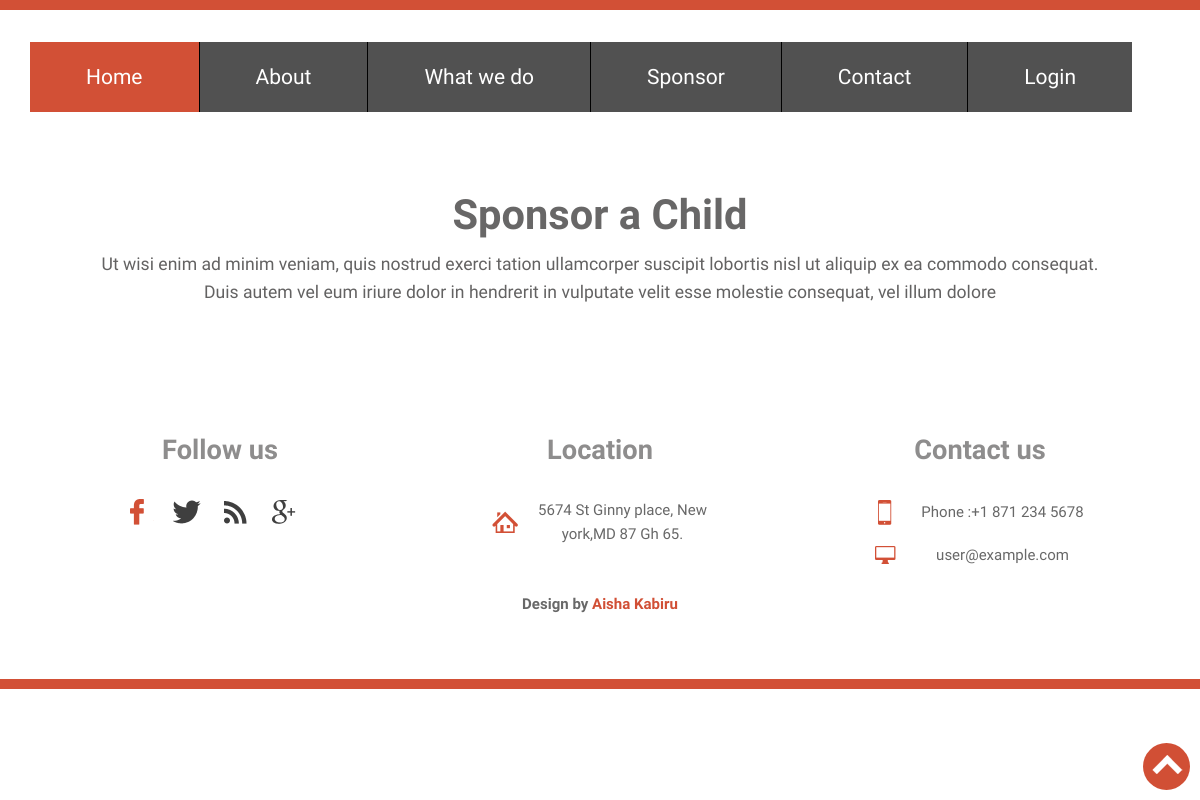
Page /sponsor.php on the earlier database version.
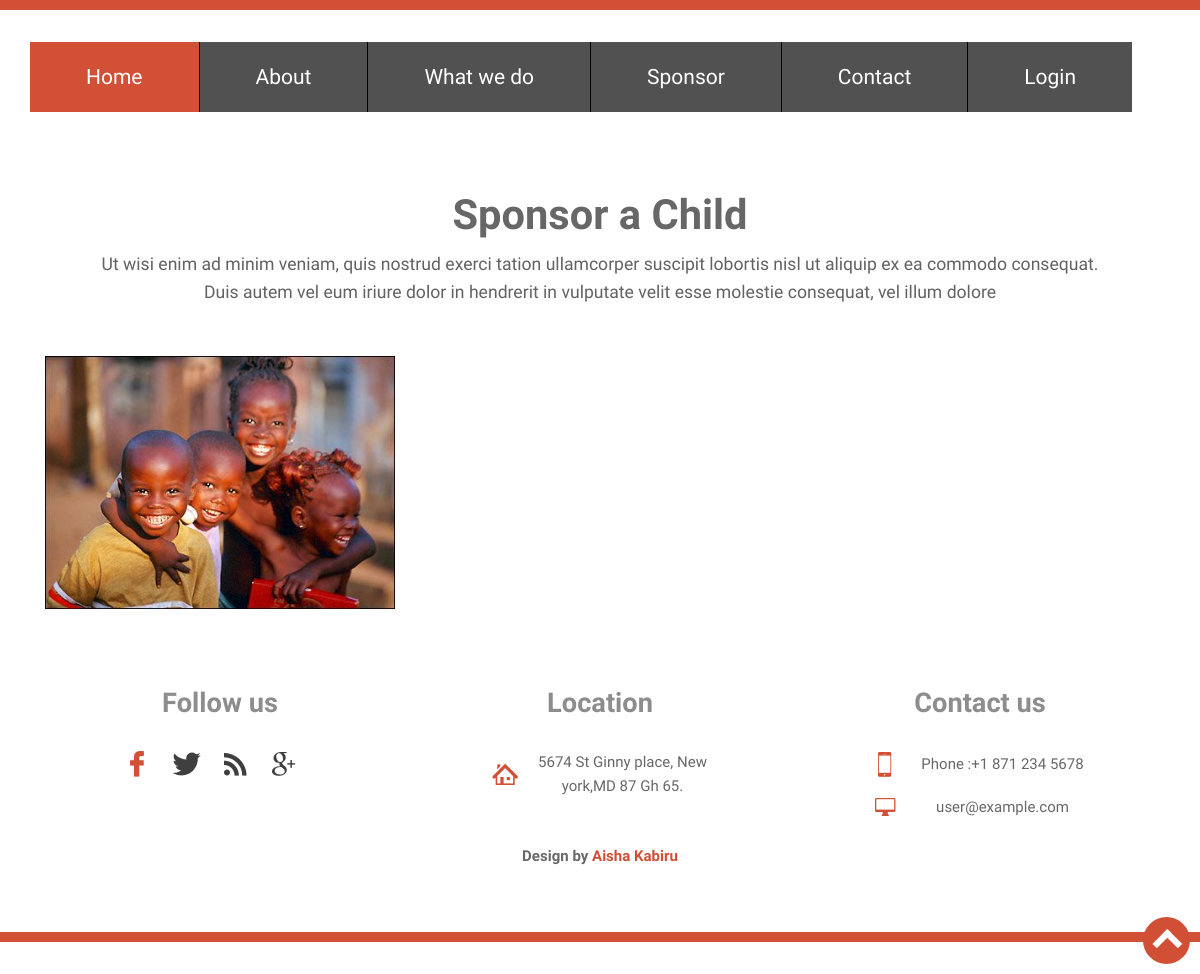
Same page on the later database version.
### tables this page shows
CREATE TABLE `orphans` (
  `id` int(11) NOT NULL,
  `name` varchar(300) NOT NULL,
  `dob` date NOT NULL,
  `gender` varchar(300) NOT NULL,
  `picture` blob NOT NULL,
  `created_at` date NOT NULL
);

### libs/classes/Children.php (called while the page is built, shortened)
<?php
include_once("DB.php");
class Children
{
       public $link;
       public function __construct()
       {
           $database = new DB();
           $this->link = $database->dbConnect();
       }
       public function index()
       {
           $stmt = $this->link->prepare("SELECT * FROM orphans");
           $stmt->execute();
           return $stmt->fetchAll();
       }
}

### libs/classes/DB.php (called while the page is built, shortened)
<?php
class DB
{
	public $config =  array(
		'host' 		=> 'localhost',
		'user' 		=> 'root',
		'password' 	=> '',
		'dbname' 	=> 'gigs_orphanage'
	 );
	public function dbConnect() {
		try {
			$this->link = new PDO('mysql:host=' .$this->config['host'].'; dbname=' . $this->config['dbname'], $this->config['user'], $this->config['password']);
			$this->link->setAttribute(PDO::ATTR_EMULATE_PREPARES, false);
			$this->link->setAttribute(PDO::MYSQL_ATTR_USE_BUFFERED_QUERY, true);
			$this->link->setAttribute(PDO::ATTR_ERRMODE, PDO::ERRMODE_EXCEPTION);
			return $this->link;
		} catch (PDOException $e) {
			$this->error = "Database connection error: " . $e->getMessage();
            		return $this->error;
		}
	}
}

### sponsor.php (the view, shortened to what this page needs)
<?php
    include_once('./libs/classes/Children.php');
    $home = new Children();
    $homes = $home->index();
?>
<?php include_once('inc/nav.php');?>
	<div class="products">
		<div class="container">
			<div class="products-top">
				<h3>Sponsor a Child</h3>
				<p>Ut wisi enim ad minim veniam, quis nostrud exerci tation ullamcorper suscipit lobortis nisl ut aliquip ex ea commodo consequat. Duis autem vel eum iriure dolor in hendrerit in vulputate velit esse molestie consequat, vel illum dolore </p>
			</div>
			<div class="products-bottom">
			<?php foreach ($homes as $home): ?>
				<div class="col-md-4">
					<div class="view view-tenth">
					      <a href="single.html">
						   <div class="clearfix inner_content">
							<div class="product_image">
								<img src="orphanage/image/<?php echo $home['picture'];?>" class="img-responsive of-my" alt=""/>
			                  	</div>
			                 </div>
				            </a>
				       </div>
				</div>
			<?php endforeach?>
				<div class="clearfix"> </div>
		</div>
	</div>
<?php include_once('inc/footer.php');?>

Differences in the rows shown:
added orphans: picture (picture)
